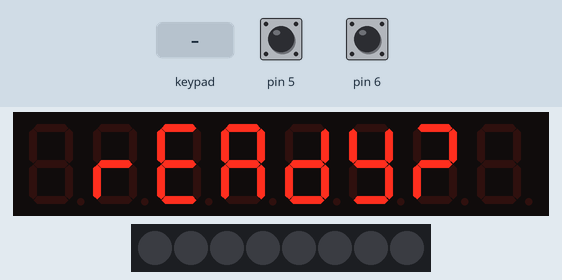
Simulated run of this sketch. Board: Arduino Uno, built with avr-gcc and run on an emulated ATmega328P. On the bench: 8-digit seven-segment display, 8 RGB LEDs in strip order, left to right. Inputs (shaded band) come from the test bench; at power-on: pin 5 HIGH, pin 6 HIGH.

Above: at 2.2 s.
2.3 s: key '1' pressed
At 3.2 s:
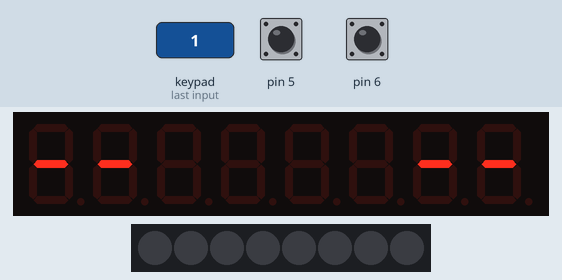
5.3 s: keypad keys 2 5 pressed 0.4 s apart
At 6.1 s:
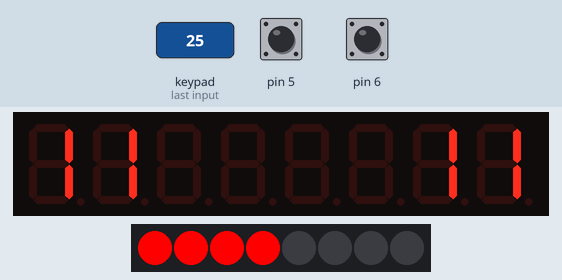
7.6 s: keypad keys 1 2 pressed 0.4 s apart
At 9.3 s:
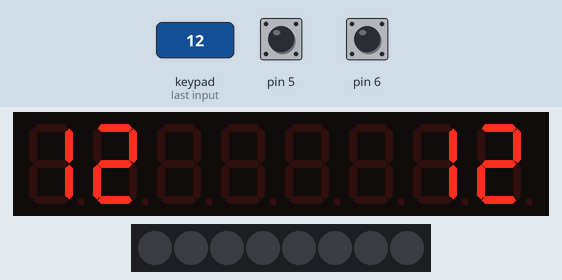
9.9 s: key '1' pressed
At 11.9 s:
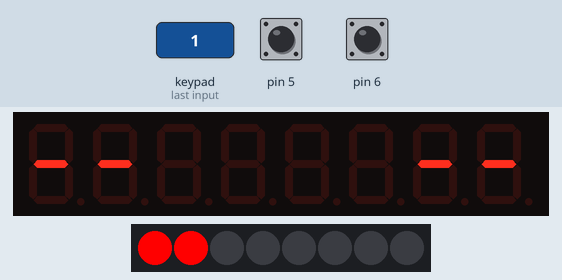
12.9 s: pin 5 pulled LOW for 0.15 s
At 13.9 s:
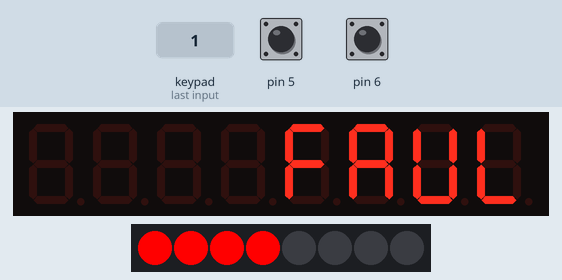
14.5 s: key '1' pressed
At 20.9 s:
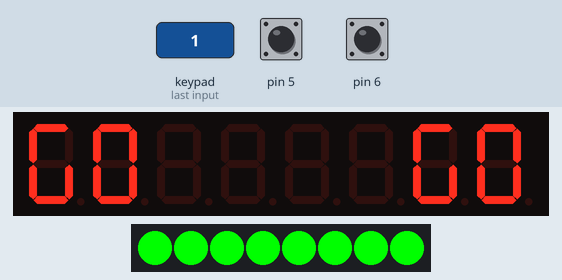
Timing chart, 0 to 21.3 s (numbered marks = the images above; inputs shaded):
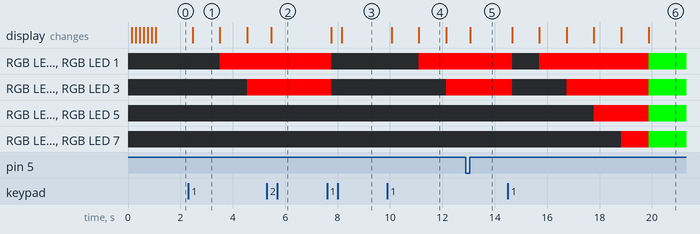

The sketch:

contador.ino
```cpp
/* (C) 2014 Alvaro Alea Fernandez <alvaroalea@gmail.com>  *
 * Distribuido con licencia GPL Version 3                 */

#define NO_PORTB_PINCHANGES // to indicate that port b (D9 - D13) will not be used for pin change interrupts
#define NO_PORTC_PINCHANGES // to indicate that port c (A0 - A5) will not be used for pin change interrupts
// #define NO_PIN_STATE        // to indicate that you don't need the pinState
// #define NO_PIN_NUMBER       // to indicate that you don't need the arduinoPin
// #define       DISABLE_PCINT_MULTI_SERVICE
#include <PinChangeInt.h> // ckeck https://code.google.com/p/arduino-pinchangeint/

#include <TM1638.h> // ckeck https://code.google.com/p/tm1638-library/
TM1638 module(7, 4, 2);

#define ST_STOP 0
#define ST_RUN 50
int state = 0 ;

int tick = 0;
int vueltas1 ;
int vueltas2 ;
int nvueltas = 11; //10 (+1) vueltas por defecto, hay que tener en cuenta que segun sales descuenta una.

// La inicializacion y banner de presentacion.
void setup() {
  // put your setup code here, to run once:
  int i;
  pinMode(5,INPUT_PULLUP);
  pinMode(6,INPUT_PULLUP);
  Serial.begin(115200);

  module.clearDisplay();              //clears the display from garbage if any
  module.setDisplayToString("ALEAsoft");    //prints the banner
  for(i=7;i!=0;i--){
    module.setupDisplay(true,i);
    delay(150);                        //small fadeoff about 1.5 sec
  }
  module.clearDisplay();              //clears the display from garbage if any
  module.setupDisplay(true,7);
  module.setDisplayToString(" REAdy? ");    //prints the banner
}

// esto imprime el nº de vueltas en el display.
void vueltas(){
  int d1,d2,d3,d4;
  d2 = vueltas1 % 10;
  d1 = vueltas1 / 10;
  d4 = vueltas2 % 10;
  d3 = vueltas2 / 10;

  if ((vueltas1 == nvueltas) && (state>=50)) {
   module.setDisplayToString("GO    ", 0, 0);
  } else {
    module.setDisplayDigit(d1, 0, false);
    module.setDisplayDigit(d2, 1, false);
    module.clearDisplayDigit(2, false);
    module.clearDisplayDigit(3, false);
    module.clearDisplayDigit(4, false);
    module.clearDisplayDigit(5, false);
  }
  if ((vueltas2 == nvueltas) && (state>=50)) {
   module.setDisplayToString("GO", 0, 6);
  } else {
    module.setDisplayDigit(d3, 6, false);
    module.setDisplayDigit(d4, 7, false);
  }
PCintPort::attachInterrupt(5, &interrupcion, CHANGE); // Tambien admite RISING
PCintPort::attachInterrupt(6, &interrupcion, CHANGE);
}

// la interrupcion que lee los sensores
// Podria mejorarse, si solo se la llama en RISING y usa una funcion para cada uno.
volatile int sensores;
void interrupcion(){ // vector de interrupcion, mientras se ejecuta las interrupciones estas desactivades. ¿Seguro?
 static int laststate= 0x03;
 int in1, in2;
 in1=digitalRead(6);
 in2=digitalRead(5);
 if (((in1==1) && ((laststate & 0b001)==0)) && ((sensores & 0b001)==0)) sensores += 0b001 ; // deteccion de flanco, logica inversa, coche=0, vacio=1
 if (((in2==1) && ((laststate & 0b010)==0)) && ((sensores & 0b010)==0)) sensores += 0b010 ; // si es un uno, antes era un cero, y sensores esta a cero, ponlo a uno.
 laststate = in1 + ( 0b010 * in2 );
}

// Devuelve el bit de la tecla pulsada cuando esta se suelta.
int leetecla(){
static int tecla_prev = 0;
int tecla;
int r= 0;
tecla = module.getButtons();
if (((tecla_prev & 0x01)!=0) && ((tecla & 0x01)==0)) r += 0x01 ;
if (((tecla_prev & 0x02)!=0) && ((tecla & 0x02)==0)) r += 0x02 ;
if (((tecla_prev & 0x04)!=0) && ((tecla & 0x04)==0)) r += 0x04 ;
if (((tecla_prev & 0x08)!=0) && ((tecla & 0x08)==0)) r += 0x08 ;
if (((tecla_prev & 0x10)!=0) && ((tecla & 0x10)==0)) r += 0x10 ;
if (((tecla_prev & 0x20)!=0) && ((tecla & 0x20)==0)) r += 0x20 ;
if (((tecla_prev & 0x40)!=0) && ((tecla & 0x40)==0)) r += 0x40 ;
if (((tecla_prev & 0x80)!=0) && ((tecla & 0x80)==0)) r += 0x80 ;
tecla_prev = tecla;
return r;
}

/*
// simple rutina que lee flancos en los sensores, como se llama aprox cada 10ms, actua ademas de antirebote.
int leesensores(){ // FIXME reescribir para que sea similar a leetecla
static int pos1 = 0;
static int pos2 = 0;
int r=0;
int in1;
int in2;

in1 = digitalRead(6); // recordad, con pull-up, =1 en reposo, =0 activa.
in2 = digitalRead(5);
if ((pos1 ==0) && (in1 == 0)) {
  pos1 = 1;
  }
if ((pos1 ==1) && (in1 == 1)) {
  pos1 = 0;
  r = r + 0b0001;
  }
if ((pos2 ==0) && (in2 == 0)) {
  pos2 = 1;
  }
if ((pos2 ==1) && (in2 == 1)) {
  pos2 = 0;
  r = r + 0b0010;
  }

return r;
}
*/

void loop() {
  // put your main code here, to run repeatedly:
int teclas;
//int sensores;
int cambio =0;
static int tick1 =0;
static int tick2 =0;

teclas=leetecla();
if ((teclas & 0x01)!=0) { // empezar la carrera
  vueltas1 = nvueltas;
  vueltas2 = nvueltas;
  tick1 = tick2 = tick = 0 ;
  state = ST_RUN ;
  module.setDisplayToString("--    --");    //prints the banner
  cambio = 0;
  sensores = 0 ; //borramos sensores pendientes.
}
if ((teclas & 0x02)!=0) { // subir nº vueltas
  nvueltas +=1;
  if (nvueltas >=99) nvueltas = 99;
  vueltas1 = nvueltas-1;
  vueltas2 = nvueltas-1;
  state = ST_STOP ;
  cambio = 1;
}
if ((teclas & 0x04)!=0) { // bajar nº vueltas
  nvueltas -= 1;
  if (nvueltas <=2) nvueltas = 2;
  vueltas1 = nvueltas-1;
  vueltas2 = nvueltas-1;
  state = ST_STOP ;
  cambio = 1;
}

if (state >= 50) {  //Los modos >=50 el temporizador corre.
  tick +=1;
  // control de semaforo
  if (tick == 1) {
     module.setLEDs(0x0000);
  } else if (tick == 100) {
     module.setLEDs(0x0003);
  } else if (tick == 200) {
     module.setLEDs(0x000F);
  } else if (tick == 300) {
     module.setLEDs(0x003F);
  } else if (tick == 400) {
     module.setLEDs(0x00FF);
  } else if (tick == 500) { // LED EN VERDE USAR EL VALOR MAS ABAJO
     module.setLEDs(0xFF00);
     cambio = 1;
  } else if (tick == 600) {
     module.setLEDs(0xFF00);
  } else if (tick == 800) {
     module.setLEDs(0x0000);
  }

//sensores=leesensores();
// Evaluamos salida en falso
if (tick < 500){ // Valor de led en verde.
  if ((sensores & 0b0001)!=0) {
     sensores = sensores - 0b001;
     module.setDisplayToString("FAUL    ");    //prints the banner
     cambio = 0;
     state = ST_STOP;
  }
  if ((sensores & 0b0010)!=0) {
     sensores = sensores -0x010;
     module.setDisplayToString("    FAUL");    //prints the banner
     cambio = 0;
     state = ST_STOP;
  }
} else {
  // contador de vueltas
  if ((sensores & 0b0001)!=0) {
    if (tick1<tick) {
      vueltas1 = vueltas1 -1;
      tick1= tick + 50; // esto evita rebotes lentos, p.e. si el coche tiene 2 imanes.
      cambio =1;
    } else {
      sensores = sensores - 0b001; // si hubiera un rebote lo quitamos.
    }
  }
  if ((sensores & 0b0010)!=0) {
    if (tick2<tick) {
      vueltas2 = vueltas2 -1;
      tick2= tick + 50;
      cambio =1;
    } else {
      sensores = sensores - 0b010;
    }
  }
}
// Evaluamos si alguno gana
if (vueltas1 ==0) {
    if (vueltas2 == 0) {
       module.setDisplayToString("-Empate-");
       cambio = 0;
       state = ST_STOP;
    } else {
       module.setDisplayToString("GANA    ");
       cambio = 0;
       state = ST_STOP;
    }
} else {
    if (vueltas2 == 0) {
       module.setDisplayToString("    GANA");
       cambio = 0;
       state = ST_STOP;
    }
}

} // if (state >= 50)

if (cambio==1){
  cambio = 0;
  vueltas();
  }
delay(10);
}
```

Measured:
- after the input at 2.3 s, RGB LED 0, RGB LED 1: off → RGB(255, 0, 0) after 1.2 s; RGB LED 2, RGB LED 3: off → RGB(255, 0, 0) after 2.2 s; the display: changes after 0.17 s (image 1)
- after the input at 5.3 s, the display: changes after 0.17 s (image 2)
- after the input at 7.6 s, RGB LED 0–3: RGB(255, 0, 0) → off after 0.17 s; the display: first changes after 0.17 s (image 3 shows a later state)
- after the input at 9.9 s, RGB LED 0, RGB LED 1: off → RGB(255, 0, 0) after 1.2 s; RGB LED 2, RGB LED 3: off → RGB(255, 0, 0) after 2.2 s; the display: first changes after 0.16 s (image 4 shows a later state)
- after the input at 12.9 s, the display: changes after 0.16 s (image 5)
- after the input at 14.5 s, RGB LED 0, RGB LED 1: RGB(255, 0, 0) → off after 0.16 s, → RGB(255, 0, 0) 1.0 s later, → RGB(0, 255, 0) 4.2 s later
- what the display in image 1 shows lasts 1.0 s, from 2.5 s to 3.5 s
